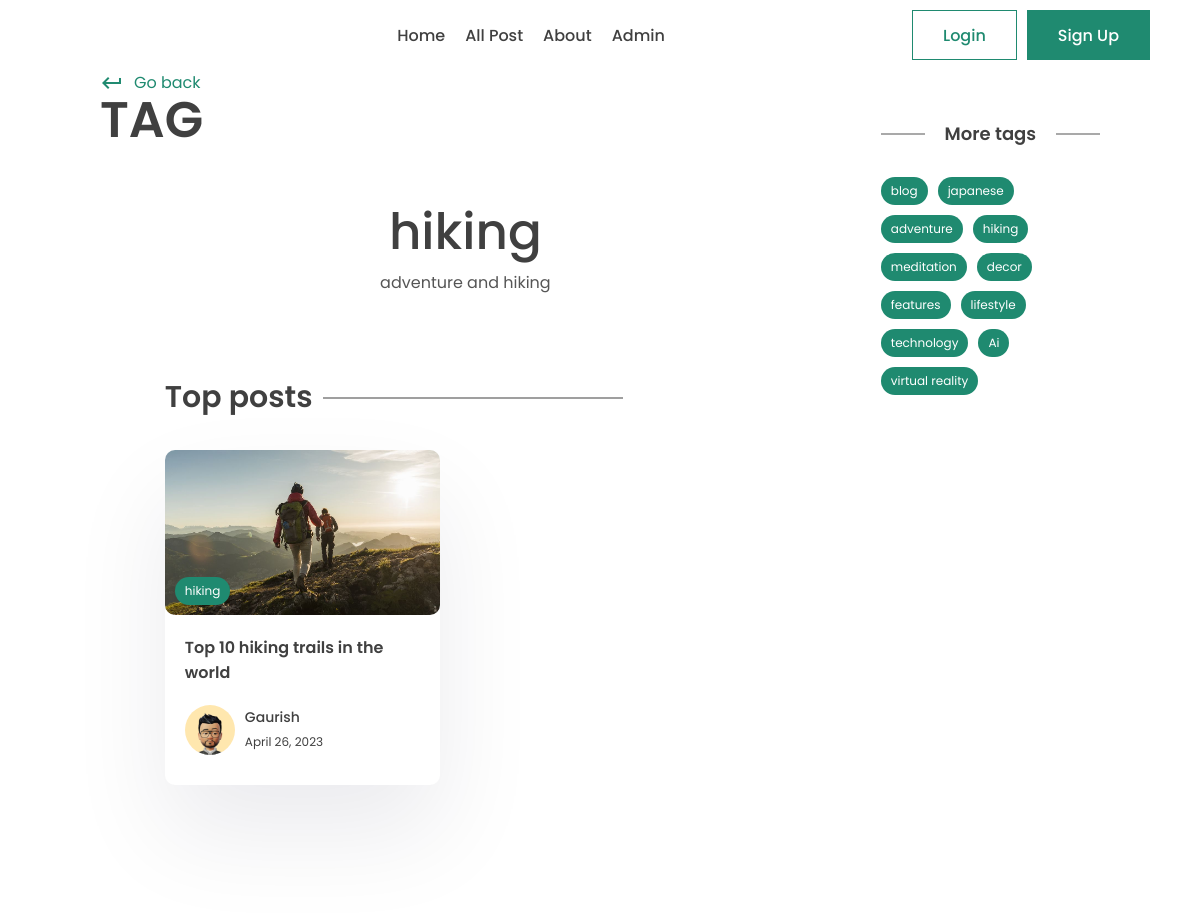
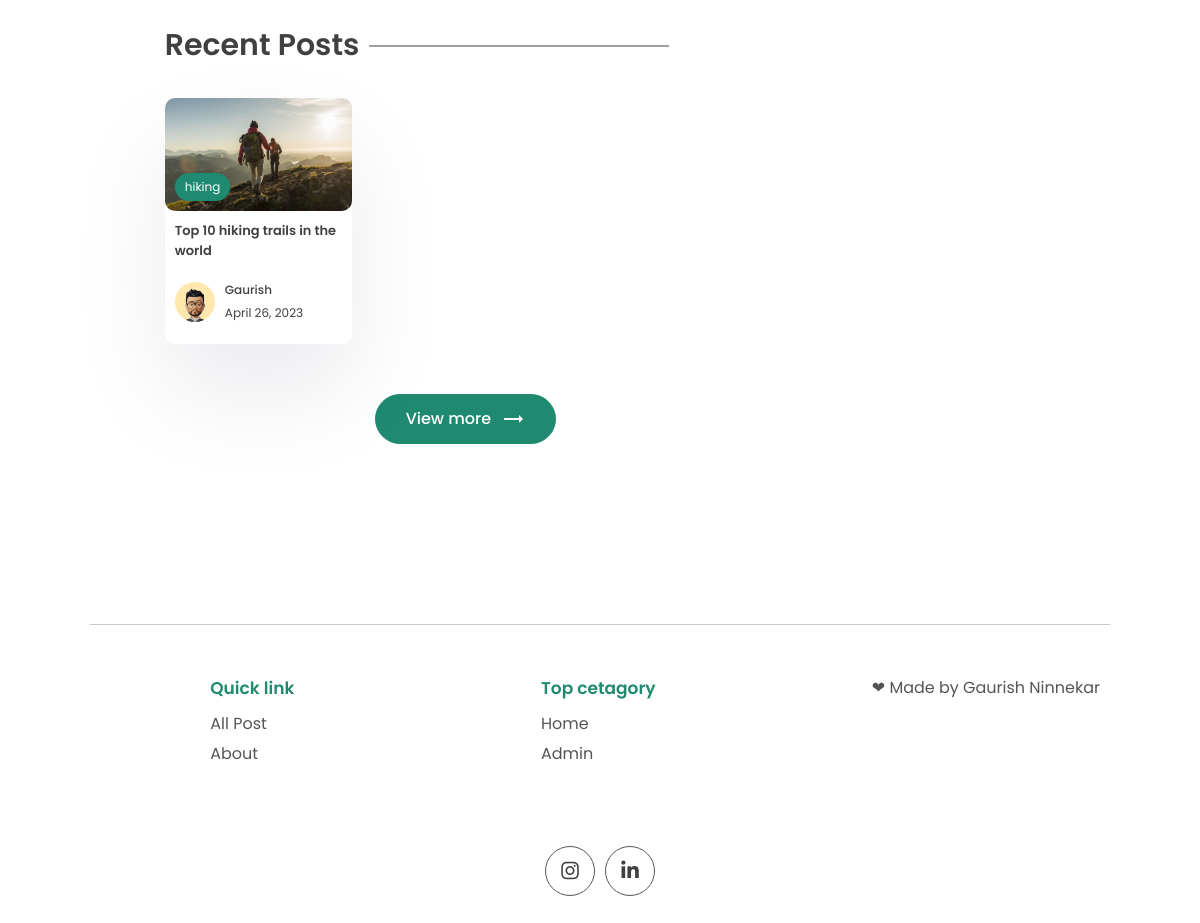
The app's page /tag/hiking with its own data (2 pictures, top to bottom).
### app/models.py (models this page shows, shortened)
class Tag(models.Model):
    name = models.CharField(max_length=200)
    description = models.CharField(max_length=100)
    slug = models.SlugField(max_length=200, unique=True)

class Post(models.Model):
    title = models.CharField(max_length=100)
    content = models.TextField()
    last_updated = models.DateTimeField(auto_now=True)
    slug = models.SlugField(max_length=100, unique=True)
    image = models.ImageField(null=True, blank=True, upload_to="images/")
    tags = models.ManyToManyField(Tag, blank=True, related_name='post')
    view_count = models.IntegerField(null=True, blank=True)
    isfeatured = models.BooleanField(default=False)
    author = models.ForeignKey(
        User, on_delete=models.CASCADE, null=True, blank=True)
    bookmarks = models.ManyToManyField(
        User, related_name="bookmarks", default=None, blank=True)
    likes = models.ManyToManyField(
        User, related_name='post_likes', default=None,  blank=True)

class Profile(models.Model):
    user = models.OneToOneField(User, on_delete=models.CASCADE)
    profile_image = models.ImageField(
        null=True, blank=True, upload_to="images/")
    slug = models.SlugField(max_length=200, unique=True)
    bio = models.CharField(max_length=200)

### app/views.py (the view)
# urls.py: path('tag/<slug:slug>', views.tag_page, name='tag_page'),
def tag_page(request, slug):
    tag = Tag.objects.get(slug=slug)
    top_posts = Post.objects.filter(
        tags__in=[tag.id]).order_by('-view_count')[0:2]
    recent_posts = Post.objects.filter(
        tags__in=[tag.id]).order_by('-last_updated')[0:3]
    tags = Tag.objects.all()
    context = {'tag': tag, 'top_posts': top_posts,
               'recent_posts': recent_posts, 'tags': tags}
    return render(request, 'app/tag.html', context)

### app/templates/app/tag.html (shortened to what this page needs)
{% extends 'base.html' %}
{% load static %}
{% block content %}
      <div class="container">
        <div class="layout">
          <div class="left">
            <div class="page-top">
              <div class="top flex">
                <div class="page-name">
                  <a href="{% url 'index' %}" class="learn">
                    <span class="material-icons"> keyboard_return </span> Go
                    back
                  </a>
                  <h1>Tag</h1>
                </div>
              </div>
            </div>
            <center>
              <div class="typo">
                <h1 class="title">{{tag.name}}</h1>
                <p>
                  {{tag.description}}
                </p>
              </div>
            </center>
            <section class="sp">
              <div class="container">
                <h1 class="sec-title">Top posts</h1>
                <div class="grid-2 blog">
                {% for post in top_posts  %}
                  <a href="{% url 'post_page' post.slug %}">
                    <div class="card">
                      <div class="post-img">
                        <img src="{{post.image.url}}" alt="" />
                        <div class="tag">{{post.tags.all.0.name}}</div>
                      </div>
                      <div class="card-content">
                        <h3>
                          {{post.title}}
                        </h3>
                        <div class="author">
                          <div class="profile-pic">
                            <img src="{{post.author.profile.profile_image.url}}" alt="" />
                          </div>
                          <div class="details">
                            <p>{{post.author.first_name}}</p>
                            <small>{{post.last_updated | date}}</small>
                          </div>
                        </div>
                      </div>
                    </div>
                  </a>
                {% empty%}
                <p>Nothing to show here</p>
                {% endfor %}
                </div>
              </div>
            </section>
            <section class="sp">
              <div class="container">
                <h1 class="sec-title">Recent Posts</h1>
                <div class="grid-3 blog-grid">
                {% for post in recent_posts  %}
                  <a href="{% url 'post_page' post.slug %}">
                    <div class="card">
                      <div class="post-img">
                        <img src="{{post.image.url}}" alt="" />
                        <div class="tag">{{post.tags.all.0.name}}</div>
                      </div>
                      <div class="card-content">
                        <h3>
                          {{post.title}}
                        </h3>
                        <div class="author">
                          <div class="profile-pic">
                            <img src="{{post.author.profile.profile_image.url}}"alt="" />
                          </div>
                          <div class="details">
                            <p>{{post.author.first_name}}</p>
                            <small>{{post.last_updated | date}}</small>
                          </div>
                        </div>
                      </div>
                    </div>
                  </a>
                  {% empty%}
                  <p>Nothing to show here</p>
                  {% endfor %}
                </div>
                <center>
                  <button class="btn btn-primary rounded view">
                    View more
                    <span class="material-icons"> trending_flat </span>
                  </button>
                </center>
              </div>
            </section>
          </div>
          <div class="right">
            <div class="block">
              <h2 class="title2">More tags</h2>
              <div class="blog-tags">
                {% for tag in tags %}
                <a href='{% url 'tag_page' tag.slug %}'class="tag">{{tag.name}}</a>
                {% endfor %}
              </div>
            </div>
          </div>
        </div>
{% endblock content %}

### app/static/app/style.css (style rules this page uses)
* { margin: 0; padding: 0; box-sizing: border-box; text-decoration: none; border: none; outline: none; list-style: none; font-family: "Poppins", sans-serif; color: var(--black); }
:root { --purple: #1F8A70; --black: #404040; --des: #555555; --shadow: #ffffff1a 0px 1px 1px 0px inset, #32325d40 0px 50px 100px -20px, #0000004d 0px 30px 60px -30px; --shadow2: rgba(17, 12, 46, 0.084) 0px 48px 100px 0px; }
html { font-size: 62.5%; }
[class*="grid"] { display: grid; }
img { width: 100%; }
.container { max-width: 85%; margin: auto; padding: 0 10px; }
p, a { font-size: 1.6rem; color: var(--des); }
.btn { cursor: pointer; height: 5rem; padding: 0 3rem; font-size: 1.6rem; font-weight: 500; border: 1px solid var(--purple); display: flex; align-items: center; justify-content: center; gap: 1rem; }
.btn span { color: white; }
.btn-primary { background: var(--purple); color: white; }
.rounded { border-radius: 5rem; }
.typo { width: 50%; margin-top: 5rem; }
.title { font-size: 5rem; font-weight: 500; }
.sp { padding: 8rem 0; }
.grid-2 { grid-template-columns: 1.3fr 1fr; align-items: center; }
.post-img { height: 40rem; width: 100%; overflow: hidden; border-radius: 1rem; }
.post-img img { height: 100%; object-fit: cover; object-position: center; }
.learn { display: flex; align-items: center; gap: 1rem; color: var(--purple); margin-top: 2rem; }
.learn span { color: #1F8A70; }
.sec-title { font-size: 3rem; font-weight: 600; position: relative; width: fit-content; margin-bottom: 3rem; }
.sec-title::after { content: ""; position: absolute; right: -31rem; height: 1px; width: 30rem; background: var(--black); top: 50%; transform: translateY(-50%); }
.grid-3 { grid-template-columns: repeat(3, 1fr); gap: 5rem; }
.card { background: white; box-shadow: var(--shadow2); border-radius: 1rem; cursor: pointer; transition: 0.3s; height: 100%; }
.post-img { position: relative; }
.tag { position: absolute; bottom: 1rem; left: 1rem; background: var(--purple); color: white; border-radius: 5rem; padding: 0.5rem 1rem; font-size: 1.2rem; }
.card-content { padding: 2rem; padding-bottom: 3rem; }
.card h3 { font-size: 1.6rem; font-weight: 600; }
.card .post-img { width: 100%; height: unset; aspect-ratio: 1/0.6; }
.author { display: flex; align-items: center; gap: 1rem; margin-top: 2rem; }
.profile-pic { width: 5rem; aspect-ratio: 1/1; border-radius: 50%; overflow: hidden; }
.author p { color: var(--black); font-weight: 500; font-size: 1.4rem; }
.author small { color: var(--black); font-size: 1.2rem; }
.view { margin-top: 5rem; }
.layout { display: flex; gap: 5rem; }
.left { width: 100%; height: 70%; }
.right { position: sticky; top: 70px; height: 100%; width: 30%; }
.page-name h1 { font-size: 5rem; text-transform: uppercase; font-weight: 600; line-height: 5rem; }
.flex { display: flex; align-items: flex-end; justify-content: space-between; }
.left .typo { width: 100%; }
.blog { grid-template-columns: 1fr 1fr; gap: 5rem; }
.title2 { position: relative; font-size: 1.8rem; text-align: center; font-weight: 600; margin-bottom: 3rem; }
.title2::before { content: ""; position: absolute; height: 1px; width: 20%; background: var(--des); left: 0; top: 50%; transform: translateY(-50%); }
.title2::after { content: ""; position: absolute; height: 1px; width: 20%; background: var(--des); right: 0; top: 50%; transform: translateY(-50%); }
.blog-grid { gap: 2rem; }
.blog-grid .card-content { padding: 1rem; padding-bottom: 2rem; }
.blog-grid .card h3 { font-size: 1.3rem; font-weight: 600; }
.blog-grid .profile-pic { width: 4rem; }
.blog-grid .author p { font-size: 1.2rem; }
.block { margin-top: 5rem; }
.blog-tags .tag { position: unset; width: fit-content; }
.blog-tags { display: flex; align-items: center; flex-wrap: wrap; gap: 1rem; margin-top: 3rem; }

### records on screen
Tag: name "hiking", description "adventure and hiking"
Post: image (picture), tags.all.0.name "hiking", title "Top 10 hiking trails in the world", author.profile.profile_image (picture), author.first_name "Gaurish", last_updated "April 26, 2023"
Tag: name "blog"
Tag: name "japanese"
Tag: name "adventure"
Tag: name "meditation"
Tag: name "decor"
Tag: name "features"
Tag: name "lifestyle"
Tag: name "technology"
Tag: name "Ai"
Tag: name "virtual reality"
